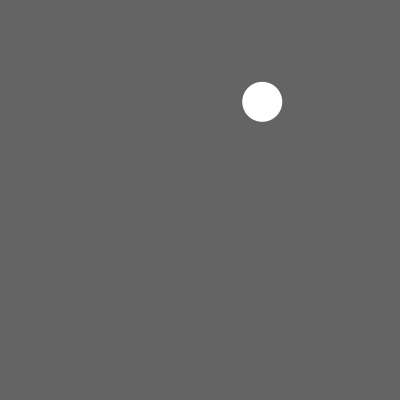
Frame 1 (no input)
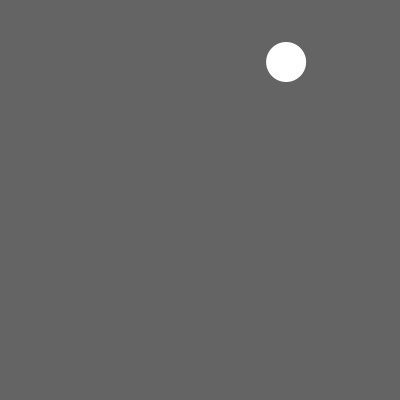
Frame 60 (the mouse pressed at the canvas centre just before this capture)
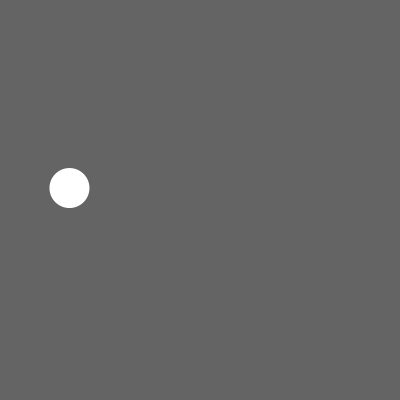
Frame 120 (the mouse held since frame 60 and released just before this capture)

The Processing sketch that drew these frames (run headless with seeded random() and noise(); from frame 60 on, the mouse is pressed at the canvas centre):

// Processing sketch: Bounce
// ── Bounce.pde
// Bounce
//
// Animating a bouncing ball using 2D speed & direction.
//
// Dan Wilcox danomatika.com 2016

// current position
float x;
float y;

// current velocity
float velX;
float velY;

// how big?
float circleSize = 40;

void setup() {
 
  size(400, 400);
 
  // choose our starting pos
  x = random(width);
  y = random(height);
  
  // choose random velocity
  velX = random(-4, 4);
  velY = random(-4, 4);
}

void draw() {
 
  background(100);
  
  // x is our position, but also our animation variable
  // velX is how much to add to the position each frame
  x = x + velX;
  y = y + velY; // update Y too
  
  // if we reach the edge of the window, turn around
  if(x < circleSize/2) {
    x = circleSize/2; // move back
    velX = velX * -1; // turn around
  }
  if(x > width-circleSize/2) {
    x = width-circleSize/2; // move back
    velX = velX * -1; // turn around
  }
  if(y < circleSize/2) {
    y = circleSize/2; // move back
    velY = velY * -1; // turn around 
  }
  if (y > height-circleSize/2) {
    y = height-circleSize/2; // move back
    velY = velY * -1; // turn around 
  }
  
  // draw
  noStroke();
  ellipse(x, y, circleSize, circleSize);
}
